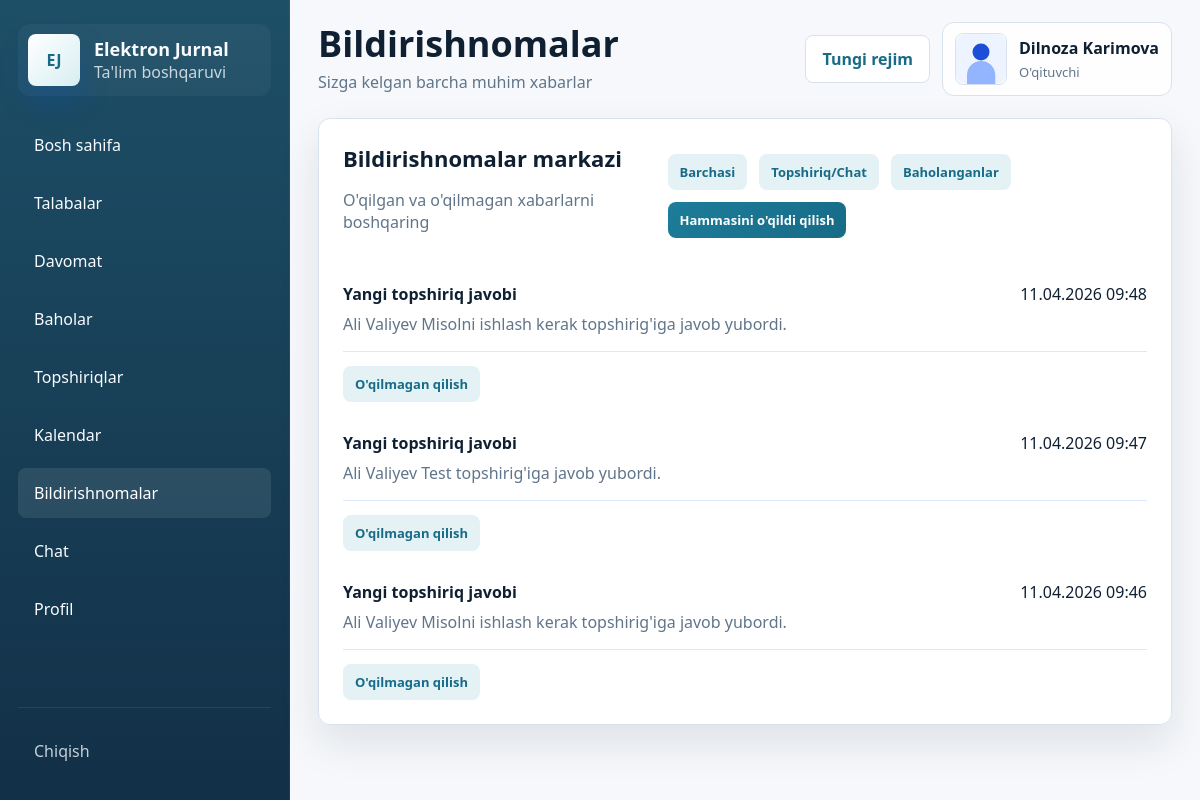
The app's page /notifications (signed in) with its own data.
### models.py (models this page shows, shortened)
class TimestampMixin:
    created_at = db.Column(db.DateTime, default=datetime.utcnow, nullable=False)

class User(UserMixin, TimestampMixin, db.Model):
    __tablename__ = "users"
    id = db.Column(db.Integer, primary_key=True)
    full_name = db.Column(db.String(150), nullable=False)
    username = db.Column(db.String(80), unique=True, nullable=False, index=True)
    password_hash = db.Column(db.String(255), nullable=False)
    role = db.Column(db.String(20), nullable=False, index=True)
    phone = db.Column(db.String(30))
    email = db.Column(db.String(120))
    image_path = db.Column(db.String(255))
    is_active = db.Column(db.Boolean, default=True, nullable=False)
    can_change_credentials = db.Column(db.Boolean, default=True, nullable=False)
    taught_subjects = db.relationship("Subject", back_populates="teacher", lazy="dynamic")
    student_group = db.relationship("StudentGroup", back_populates="student", uselist=False, cascade="all, delete-orphan")
    attendance_records = db.relationship("Attendance", back_populates="student", lazy="dynamic", foreign_keys="Attendance.student_id")
    grade_records = db.relationship("Grade", back_populates="student", lazy="dynamic", foreign_keys="Grade.student_id")
    grades_given = db.relationship("Grade", back_populates="teacher", lazy="dynamic", foreign_keys="Grade.teacher_id")
    assignments_created = db.relationship("Assignment", back_populates="teacher", lazy="dynamic", foreign_keys="Assignment.teacher_id")
    activities = db.relationship("ActivityLog", back_populates="user", lazy="dynamic")
    notifications = db.relationship("Notification", back_populates="user", lazy="dynamic", cascade="all, delete-orphan")
    chat_messages = db.relationship(
        "ChatMessage",
        back_populates="sender",
        lazy="dynamic",
        cascade="all, delete-orphan",
        foreign_keys="ChatMessage.sender_id",
    )
    assignment_submissions = db.relationship("AssignmentSubmission", back_populates="student", lazy="dynamic", cascade="all, delete-orphan")

class Notification(TimestampMixin, db.Model):
    __tablename__ = "notifications"
    id = db.Column(db.Integer, primary_key=True)
    user_id = db.Column(db.Integer, db.ForeignKey("users.id"), nullable=False, index=True)
    title = db.Column(db.String(150), nullable=False)
    message = db.Column(db.String(255), nullable=False)
    category = db.Column(db.String(50), default="info", nullable=False)
    is_read = db.Column(db.Boolean, default=False, nullable=False)
    target_url = db.Column(db.String(255))
    user = db.relationship("User", back_populates="notifications")

### app.py (the view)
@app.route("/notifications")
@login_required
def notification_page():
    filter_type = request.args.get("filter", "").strip()
    notifications = current_user.notifications.order_by(Notification.created_at.desc()).all()
    if filter_type:
        notifications = [item for item in notifications if item.category == filter_type]
    unread_ids = [item.id for item in notifications if not item.is_read]
    if unread_ids:
        Notification.query.filter(Notification.id.in_(unread_ids)).update({"is_read": True}, synchronize_session=False)
        commit_or_flash()
    return render_template("notifications/index.html", notifications=notifications, filter_type=filter_type)

### app.py (called while the page is built)
@login_manager.user_loader
def load_user(user_id: str):
    return db.session.get(User, int(user_id))

def avatar_url(user: User) -> str:
    if user.image_path:
        return url_for("static", filename=f"uploads/{user.image_path}")
    return url_for("static", filename="uploads/default-avatar.svg")

### templates/notifications/index.html (shortened to what this page needs)
{% extends "base.html" %}
{% block page_title %}Bildirishnomalar{% endblock %}
{% block page_subtitle %}Sizga kelgan barcha muhim xabarlar{% endblock %}
{% block content %}
  <section class="panel-card">
    <div class="section-head">
      <div>
        <h3>Bildirishnomalar markazi</h3>
        <p>O'qilgan va o'qilmagan xabarlarni boshqaring</p>
      </div>
      <div class="row-actions">
        <a class="btn btn-secondary btn-sm" href="{{ url_for('notification_page') }}">Barchasi</a>
        <a class="btn btn-secondary btn-sm" href="{{ url_for('notification_page', filter='info') }}">Topshiriq/Chat</a>
        <a class="btn btn-secondary btn-sm" href="{{ url_for('notification_page', filter='success') }}">Baholanganlar</a>
        <form method="post" action="{{ url_for('notification_read_all') }}">
          <button class="btn btn-primary btn-sm" type="submit">Hammasini o'qildi qilish</button>
        </form>
      </div>
    </div>
    <div class="simple-list notifications-list">
      {% for item in notifications %}
        {% if item.target_url %}
          <a href="{{ item.target_url }}" class="notification-link">
            <article class="notification-item {% if not item.is_read %}notification-unread{% endif %}">
              <div>
                <strong>{{ item.title }}</strong>
                <p>{{ item.message }}</p>
              </div>
              <time>{{ item.created_at.strftime('%d.%m.%Y %H:%M') }}</time>
            </article>
          </a>
        {% else %}
          <article class="notification-item {% if not item.is_read %}notification-unread{% endif %}">
            <div>
              <strong>{{ item.title }}</strong>
              <p>{{ item.message }}</p>
            </div>
              <time>{{ item.created_at.strftime('%d.%m.%Y %H:%M') }}</time>
            </article>
        {% endif %}
        <form method="post" action="{{ url_for('notification_toggle', notification_id=item.id) }}" class="inline-form">
          <button class="btn btn-secondary btn-sm" type="submit">{{ "O'qilmagan qilish" if item.is_read else "O'qildi qilish" }}</button>
        </form>
      {% else %}
        <p>Hozircha bildirishnomalar yo'q.</p>
      {% endfor %}
    </div>
  </section>
{% endblock %}

### templates/base.html (shortened to what this page needs)
<!DOCTYPE html>
<html lang="uz">
<head>
  <link rel="stylesheet" href="{{ url_for('static', filename='css/style.css') }}">
</head>
<body>
  {% if current_user.is_authenticated %}
    <div class="app-shell">
      <aside class="sidebar" id="sidebar">
        <a class="brand" href="{{ url_for('dashboard_router') }}">
          <div class="brand-logo">EJ</div>
          <div>
            <strong>Elektron Jurnal</strong>
            <span>Ta'lim boshqaruvi</span>
          </div>
        </a>
        <nav class="sidebar-nav">
          {% for endpoint, label in nav_items %}
            <a href="{{ url_for(endpoint) }}" class="{% if request.endpoint == endpoint %}active{% endif %}">
              <span>{{ label }}</span>
            </a>
          {% endfor %}
        </nav>
        <div class="sidebar-footer">
          <a href="{{ url_for('logout') }}" class="logout-link">Chiqish</a>
        </div>
      </aside>
      <div class="main-area">
        <header class="topbar">
          <div class="topbar-title">
            <h1>{% block page_title %}Elektron Jurnal Tizimi{% endblock %}</h1>
            <p>{% block page_subtitle %}Akademik boshqaruv paneli{% endblock %}</p>
          </div>
          <div class="topbar-actions">
            <button class="theme-toggle" type="button" data-theme-toggle>Rejim</button>
            <div class="topbar-user">
              <img src="{{ avatar_url(current_user) }}" alt="Avatar" class="avatar">
              <div>
                <strong>{{ current_user.full_name }}</strong>
                <span>{{ role_labels.get(current_user.role, current_user.role) }}</span>
              </div>
            </div>
          </div>
        </header>
        <main class="page-content">
          {% block content %}{% endblock %}
        </main>
      </div>
    </div>
  {% endif %}
</body>
</html>

### records on screen
User: full_name "Dilnoza Karimova", get "O'qituvchi"
Notification: title "Yangi topshiriq javobi", message "Ali Valiyev Misolni ishlash kerak topshirig'iga javob yubordi.", created_at "11.04.2026 09:48", is_read "O'qilmagan qilish"
Notification: title "Yangi topshiriq javobi", message "Ali Valiyev Test topshirig'iga javob yubordi.", created_at "11.04.2026 09:47", is_read "O'qilmagan qilish"
Notification: title "Yangi topshiriq javobi", message "Ali Valiyev Misolni ishlash kerak topshirig'iga javob yubordi.", created_at "11.04.2026 09:46", is_read "O'qilmagan qilish"

### other values on screen
{{ label }} "Bosh sahifa" "Talabalar" "Davomat" "Baholar" "Topshiriqlar" "Kalendar" "Bildirishnomalar" "Chat" "Profil"
